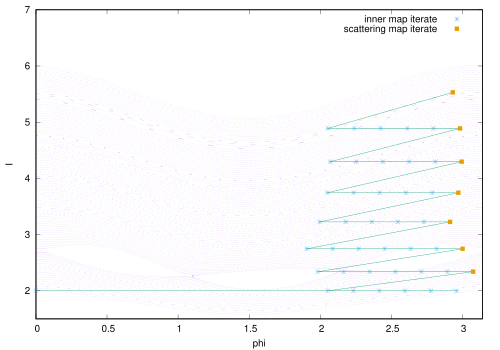

gnuplot code for this plot:
set out "diffusion.eps"
set term post eps color

set xlabel "phi"
set ylabel "I"

plot [0:pi] [1.5:7] "phase_port_SM.res" u 2:1 pt 7 ps 0.05 not, \
"diffusion.res" u 2:1 w l not, \
"< awk '{if($3 == \"IM\") print}' diffusion.res" u 2:1 w p pt 3 t "inner map iterate", \
"< awk '{if($3 == \"SM\") print}' diffusion.res" u 2:1 w p pt 5 t "scattering map iterate"

set term pop
set out
